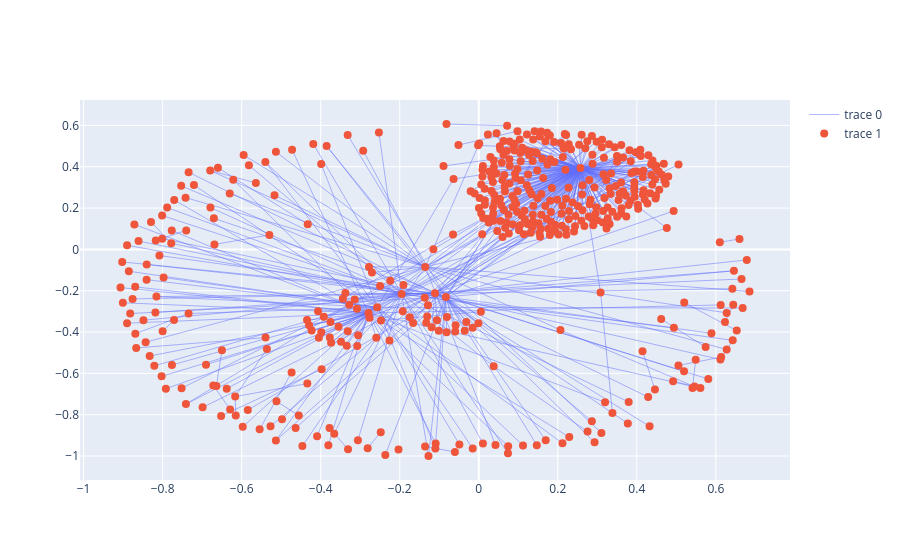

Notebook code cell kept with this figure:
### Markdown cell above
### Plotly

### Code cell
pos = nx.spring_layout(G, k=0.15)

edge_x = []
edge_y = []

for edge in G.edges():
    x0, y0 = pos[edge[0]]
    x1, y1 = pos[edge[1]]
    edge_x += [x0, x1, None]
    edge_y += [y0, y1, None]

edge_trace = go.Scatter(
    x=edge_x, y=edge_y,
    line=dict(width=0.5),
    hoverinfo='none',
    mode='lines')

node_x = []
node_y = []

for node in G.nodes():
    x, y = pos[node]
    node_x.append(x)
    node_y.append(y)

node_trace = go.Scatter(
    x=node_x, y=node_y,
    mode='markers',
    hoverinfo='text',
    marker=dict(size=8)
)

fig = go.Figure(data=[edge_trace, node_trace])
fig.show()

### Figure 1 — Plotly figure (JSON) as saved in the notebook; plotly's stock layout.template omitted (floating-point values rounded to 4 significant figures; data arrays with more than 128 entries replaced by an {"elided": "..."} marker saying what was removed)
{"data": [{"hoverinfo": "none", "line": {"width": 0.5}, "mode": "lines", "type": "scatter", "x": {"elided": "1407 float values"}, "y": {"elided": "1407 float values"}}, {"hoverinfo": "text", "marker": {"size": 8}, "mode": "markers", "type": "scatter", "x": {"elided": "480 float values"}, "y": {"elided": "480 float values"}}], "layout": {}}
